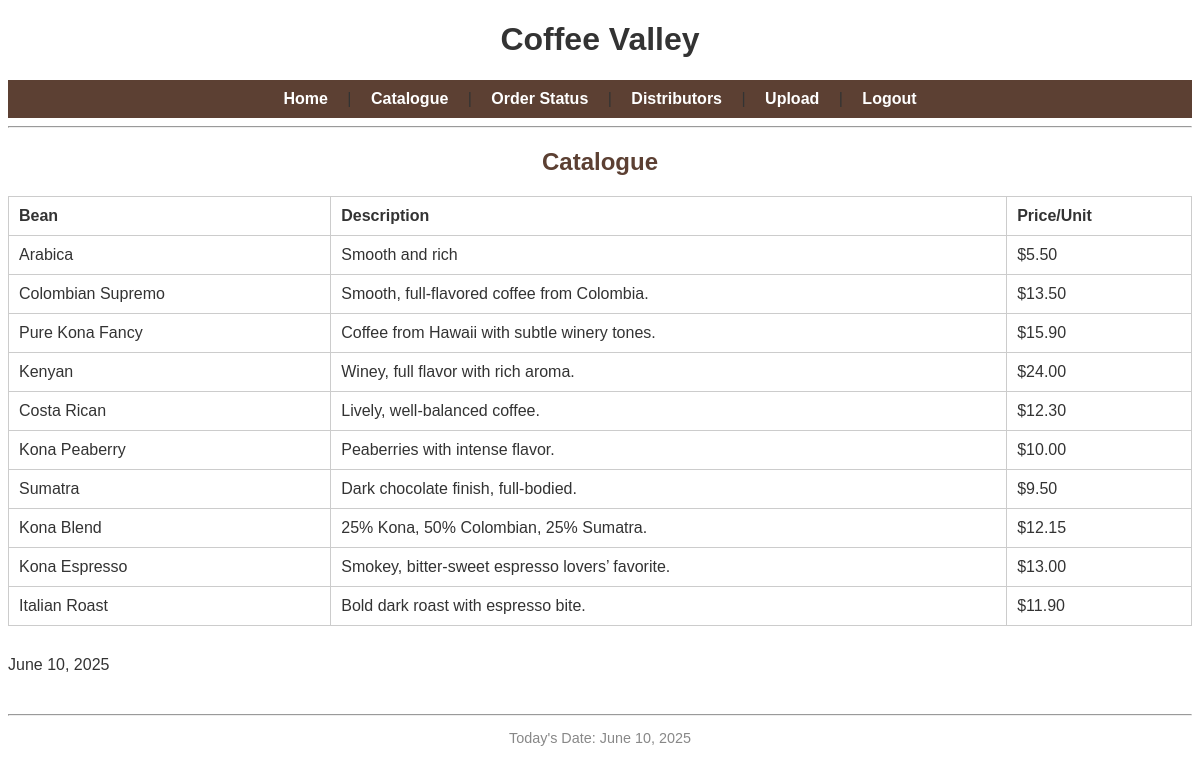
Screenshot of /catalogue (signed in) with the database file from the repository.
### tables this page shows
CREATE TABLE DailyBean (
    id INTEGER PRIMARY KEY AUTOINCREMENT,
    bean_id INTEGER,
    sale_price REAL,
    FOREIGN KEY (bean_id) REFERENCES Bean(id)
);

CREATE TABLE Bean (
    id INTEGER PRIMARY KEY AUTOINCREMENT,
    name TEXT,
    description TEXT
);

### app.py (the view)
@app.route('/catalogue')
def catalogue():
    if 'user' not in session:
        return redirect(url_for('login'))
    db = get_db()
    query = '''
        SELECT b.name, b.description, d.sale_price
        FROM Bean b
        JOIN DailyBean d ON b.id = d.bean_id
        WHERE d.sale_price >= 0.00
    '''
    beans = db.execute(query).fetchall()
    return render_template('catalogue.html', beans=beans)

### app.py (called while the page is built)
@app.context_processor
def inject_datetime():
    return {'datetime': datetime}

def get_db():
    conn = sqlite3.connect(DATABASE)
    conn.row_factory = sqlite3.Row
    return conn

### templates/catalogue.html
{% extends "base.html" %}
{% block content %}
<h2>Catalogue</h2>
<table border="1" cellpadding="5" cellspacing="0">
    <tr>
        <th>Bean</th>
        <th>Description</th>
        <th>Price/Unit</th>
    </tr>
    {% for bean in beans %}
    <tr>
        <td>{{ bean['name'] }}</td>
        <td>{{ bean['description'] }}</td>
        <td>${{ '%.2f'|format(bean['sale_price']) }}</td>
    </tr>
    {% endfor %}
</table>
<p style="margin-top: 30px;">{{ datetime.utcnow().strftime('%B %d, %Y') }}</p>
{% endblock %}

### templates/base.html (shortened to what this page needs)
<!doctype html>
<html>
<head>
    <link rel="stylesheet" href="{{ url_for('static', filename='style.css') }}">
</head>
<body>
    <header>
        <h1>Coffee Valley</h1>
        <nav>
            <a href="{{ url_for('home') }}">Home</a> |
            <a href="{{ url_for('catalogue') }}">Catalogue</a> |
            <a href="{{ url_for('order_status') }}">Order Status</a> |
            <a href="{{ url_for('distributor') }}">Distributors</a> |
            <a href="{{ url_for('upload') }}">Upload</a> |
            <a href="{{ url_for('logout') }}">Logout</a>
        </nav>
        <hr>
    </header>
    {% block content %}{% endblock %}
    <footer>
        <hr>
        <p>Today's Date: {{ datetime.utcnow().strftime('%B %d, %Y') }}</p>
    </footer>
</body>
</html>

### static/style.css (style rules this page uses)
body { font-family: Arial, sans-serif; background-color: #fff; color: #333; }
header, footer { text-align: center; }
nav { background-color: #5C4033; padding: 10px 0; text-align: center; }
nav a { color: white; text-decoration: none; margin: 0 15px; font-weight: bold; }
h2 { color: #5C4033; text-align: center; }
table { width: 100%; border-collapse: collapse; margin: 20px auto; }
table, th, td { border: 1px solid #ccc; }
th, td { padding: 10px; text-align: left; }
footer { margin-top: 40px; color: #888; font-size: 0.9em; }

### rows the page displays
DailyBean: name "Arabica", description "Smooth and rich", sale_price "5.50"
DailyBean: name "Colombian Supremo", description "Smooth, full-flavored coffee from Colombia.", sale_price "13.50"
DailyBean: name "Pure Kona Fancy", description "Coffee from Hawaii with subtle winery tones.", sale_price "15.90"
DailyBean: name "Kenyan", description "Winey, full flavor with rich aroma.", sale_price "24.00"
DailyBean: name "Costa Rican", description "Lively, well-balanced coffee.", sale_price "12.30"
DailyBean: name "Kona Peaberry", description "Peaberries with intense flavor.", sale_price "10.00"
DailyBean: name "Sumatra", description "Dark chocolate finish, full-bodied.", sale_price "9.50"
DailyBean: name "Kona Blend", description "25% Kona, 50% Colombian, 25% Sumatra.", sale_price "12.15"
DailyBean: name "Kona Espresso", description "Smokey, bitter-sweet espresso lovers’ favorite.", sale_price "13.00"
DailyBean: name "Italian Roast", description "Bold dark roast with espresso bite.", sale_price "11.90"
